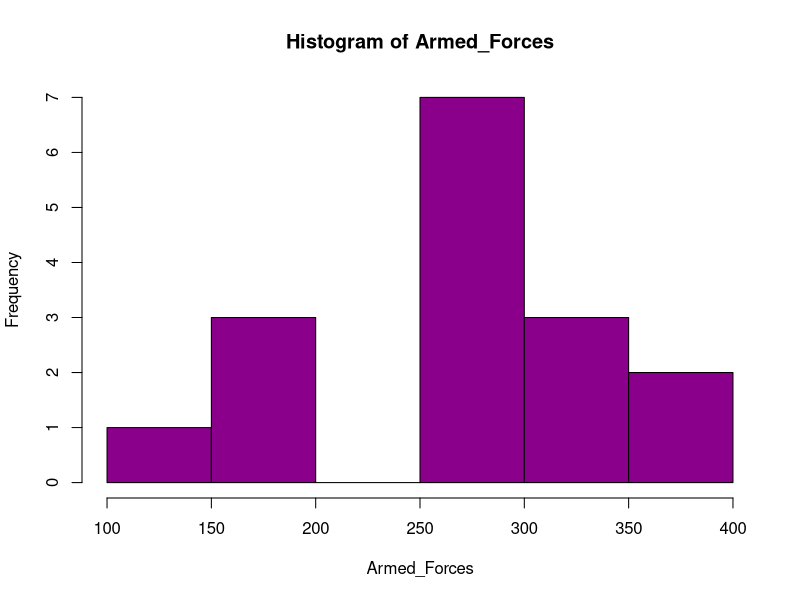
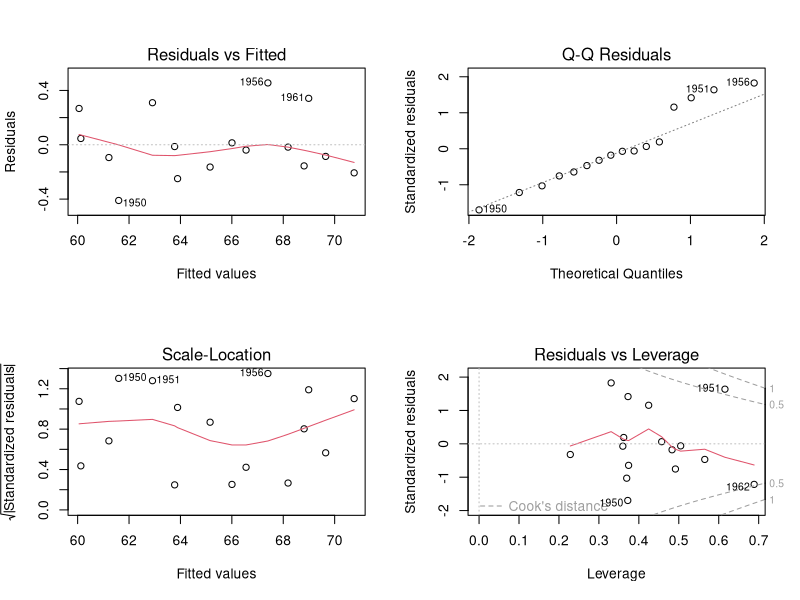

Source code (R) for these figures, in order:
## ---- chunk 1
knitr::opts_chunk$set(echo = TRUE)
## ---- chunk 2

test=data.frame(longley) #Load the Longley Dataset into `Test` Dataframe
str(test) #The Structure and Variable Types
head(test) #Displaying first 5 rows of Test -Longley- Dataframe
summary(test) #Summary of DataFrame Test - Statistical Properties-
dim(test) #Dimensions of Test Dataframe
nrow(test) #Row size of Test Dataset
ncol(test) #Column size of Test Dataset
names(test) #Names of Columns of Dataset

## ---- chunk 3

Armed_Forces <- test$Armed.Forces
hist(Armed_Forces,
     col='darkmagenta')

## ---- chunk 4
cor_matrix <- cor(test)
round(cor_matrix,2)

## ---- chunk 5
olsFit <- lm(Employed ~., test) #Fit the model by OLS Regression

## ---- chunk 6
summary(olsFit) #Summary of OLS Fit 

## ---- chunk 7
test_predict <- predict(olsFit,test) #Prediction of Employed from the Built Model 
MSE_test <- mean((test$Employed-test_predict)^2) #Find MSE Score of Model
print(MSE_test) #Print-Display the MSE score

## ---- chunk 8
par(mfrow=c(2,2))
plot(olsFit)
